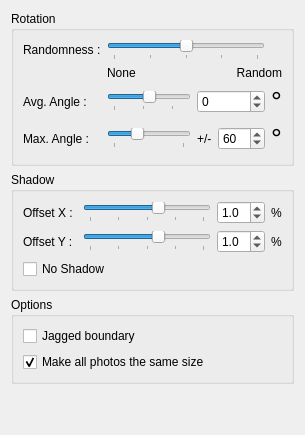
       <widget class="QWidget" name="tabAdvanced">
        <attribute name="title">
         <string>Advanced</string>
        </attribute>
        <layout class="QVBoxLayout" name="verticalLayout_12">
         <item>
          <widget class="QGroupBox" name="groupBoxRotation">
           <property name="title">
            <string>Rotation</string>
           </property>
           <layout class="QVBoxLayout" name="verticalLayout_13">
            <item>
             <layout class="QGridLayout" name="gridLayout_8">
              <item row="0" column="0">
               <widget class="QLabel" name="labelRandomness">
                <property name="text">
                 <string>Randomness :</string>
                </property>
               </widget>
              </item>
              <item row="2" column="0">
               <widget class="QLabel" name="labelAvgAngle">
                <property name="text">
                 <string>Avg. Angle :</string>
                </property>
               </widget>
              </item>
              <item row="3" column="0">
               <widget class="QLabel" name="labelMaxAngle">
                <property name="text">
                 <string>Max. Angle :</string>
                </property>
               </widget>
              </item>
              <item row="3" column="1">
               <widget class="QSlider" name="sliderMaxAngle">
                <property name="maximum">
                 <number>180</number>
                </property>
                <property name="value">
                 <number>60</number>
                </property>
                <property name="orientation">
                 <enum>Qt::Horizontal</enum>
                </property>
                <property name="tickPosition">
                 <enum>QSlider::TicksBelow</enum>
                </property>
                <property name="tickInterval">
                 <number>181</number>
                </property>
               </widget>
              </item>
              <item row="0" column="1" colspan="3">
               <widget class="QSlider" name="sliderRandomness">
                <property name="contextMenuPolicy">
                 <enum>Qt::DefaultContextMenu</enum>
                </property>
                <property name="maximum">
                 <number>100</number>
                </property>
                <property name="value">
                 <number>50</number>
                </property>
                <property name="orientation">
                 <enum>Qt::Horizontal</enum>
                </property>
                <property name="invertedAppearance">
                 <bool>false</bool>
                </property>
                <property name="tickPosition">
                 <enum>QSlider::TicksBelow</enum>
                </property>
                <property name="tickInterval">
                 <number>25</number>
                </property>
               </widget>
              </item>
              <item row="2" column="2" colspan="2">
               <widget class="QSpinBox" name="spinBoxAvgAngle">
                <property name="minimum">
                 <number>-180</number>
                </property>
                <property name="maximum">
                 <number>180</number>
                </property>
               </widget>
              </item>
              <item row="3" column="3">
               <widget class="QSpinBox" name="spinBoxMaxAngle">
                <property name="maximum">
                 <number>180</number>
                </property>
                <property name="value">
                 <number>60</number>
                </property>
               </widget>
              </item>
              <item row="3" column="2">
               <widget class="QLabel" name="labelPlusMoins">
                <property name="text">
                 <string>+/-</string>
                </property>
               </widget>
              </item>
              <item row="3" column="4">
               <widget class="QLabel" name="labelDegMaxAngle">
                <property name="font">
                 <font>
                  <pointsize>20</pointsize>
                 </font>
                </property>
                <property name="text">
                 <string>°</string>
                </property>
               </widget>
              </item>
              <item row="2" column="4">
               <widget class="QLabel" name="labelDegAvgAngle">
                <property name="font">
                 <font>
                  <pointsize>20</pointsize>
                 </font>
                </property>
                <property name="text">
                 <string>°</string>
                </property>
               </widget>
              </item>
              <item row="1" column="1">
               <widget class="QLabel" name="labelNone">
                <property name="text">
                 <string>None</string>
                </property>
                <property name="alignment">
                 <set>Qt::AlignLeading|Qt::AlignLeft|Qt::AlignTop</set>
                </property>
               </widget>
              </item>
              <item row="1" column="3" colspan="2">
               <widget class="QLabel" name="labelRandom">
                <property name="text">
                 <string>Random</string>
                </property>
                <property name="alignment">
                 <set>Qt::AlignRight|Qt::AlignTop|Qt::AlignTrailing</set>
                </property>
               </widget>
              </item>
              <item row="2" column="1">
               <widget class="QSlider" name="sliderAvgAngle">
                <property name="minimum">
                 <number>-180</number>
                </property>
                <property name="maximum">
                 <number>180</number>
                </property>
                <property name="orientation">
                 <enum>Qt::Horizontal</enum>
                </property>
                <property name="tickPosition">
                 <enum>QSlider::TicksBelow</enum>
                </property>
                <property name="tickInterval">
                 <number>150</number>
                </property>
               </widget>
              </item>
             </layout>
            </item>
           </layout>
          </widget>
         </item>
         <item>
          <widget class="QGroupBox" name="groupBoxShadow">
           <property name="title">
            <string>Shadow</string>
           </property>
           <layout class="QVBoxLayout" name="verticalLayout_11">
            <item>
             <layout class="QGridLayout" name="gridLayout_9">
              <item row="0" column="0">
               <widget class="QLabel" name="labelOffsetX">
                <property name="text">
                 <string>Offset X : </string>
                </property>
               </widget>
              </item>
              <item row="1" column="0">
               <widget class="QLabel" name="labelOffsetY">
                <property name="text">
                 <string>Offset Y :</string>
                </property>
               </widget>
              </item>
              <item row="0" column="1">
               <widget class="QSlider" name="sliderOffsetX">
                <property name="minimum">
                 <number>-50</number>
                </property>
                <property name="maximum">
                 <number>50</number>
                </property>
                <property name="value">
                 <number>10</number>
                </property>
                <property name="orientation">
                 <enum>Qt::Horizontal</enum>
                </property>
                <property name="tickPosition">
                 <enum>QSlider::TicksBelow</enum>
                </property>
                <property name="tickInterval">
                 <number>25</number>
                </property>
               </widget>
              </item>
              <item row="1" column="1">
               <widget class="QSlider" name="sliderOffsetY">
                <property name="minimum">
                 <number>-50</number>
                </property>
                <property name="maximum">
                 <number>50</number>
                </property>
                <property name="value">
                 <number>10</number>
                </property>
                <property name="orientation">
                 <enum>Qt::Horizontal</enum>
                </property>
                <property name="tickPosition">
                 <enum>QSlider::TicksBelow</enum>
                </property>
                <property name="tickInterval">
                 <number>25</number>
                </property>
               </widget>
              </item>
              <item row="0" column="3">
               <widget class="QLabel" name="labelPercentOffsetX">
                <property name="text">
                 <string>%</string>
                </property>
               </widget>
              </item>
              <item row="1" column="3">
               <widget class="QLabel" name="labelPercentOffsetY">
                <property name="text">
                 <string>%</string>
                </property>
               </widget>
              </item>
              <item row="0" column="2">
               <widget class="QDoubleSpinBox" name="spinBoxOffsetX">
                <property name="decimals">
                 <number>1</number>
                </property>
                <property name="minimum">
                 <double>-5.000000000000000</double>
                </property>
                <property name="maximum">
                 <double>5.000000000000000</double>
                </property>
                <property name="singleStep">
                 <double>0.100000000000000</double>
                </property>
                <property name="value">
                 <double>1.000000000000000</double>
                </property>
               </widget>
              </item>
              <item row="1" column="2">
               <widget class="QDoubleSpinBox" name="spinBoxOffsetY">
                <property name="decimals">
                 <number>1</number>
                </property>
                <property name="minimum">
                 <double>-5.000000000000000</double>
                </property>
                <property name="maximum">
                 <double>5.000000000000000</double>
                </property>
                <property name="singleStep">
                 <double>0.100000000000000</double>
                </property>
                <property name="value">
                 <double>1.000000000000000</double>
                </property>
               </widget>
              </item>
             </layout>
            </item>
            <item>
             <widget class="QCheckBox" name="checkBoxNoShadow">
              <property name="text">
               <string>No Shadow</string>
              </property>
             </widget>
            </item>
           </layout>
          </widget>
         </item>
         <item>
          <widget class="QGroupBox" name="groupBoxOptions">
           <property name="title">
            <string>Options</string>
           </property>
           <layout class="QVBoxLayout" name="verticalLayout_10">
            <item>
             <widget class="QCheckBox" name="checkBoxJaggedBoundary">
              <property name="text">
               <string>Jagged boundary</string>
              </property>
             </widget>
            </item>
            <item>
             <widget class="QCheckBox" name="checkBoxPhotosSameSize">
              <property name="text">
               <string>Make all photos the same size</string>
              </property>
              <property name="checked">
               <bool>true</bool>
              </property>
             </widget>
            </item>
           </layout>
          </widget>
         </item>
         <item>
          <spacer name="verticalSpacer_3">
           <property name="orientation">
            <enum>Qt::Vertical</enum>
           </property>
           <property name="sizeHint" stdset="0">
            <size>
             <width>20</width>
             <height>40</height>
            </size>
           </property>
          </spacer>
         </item>
        </layout>
       </widget>
